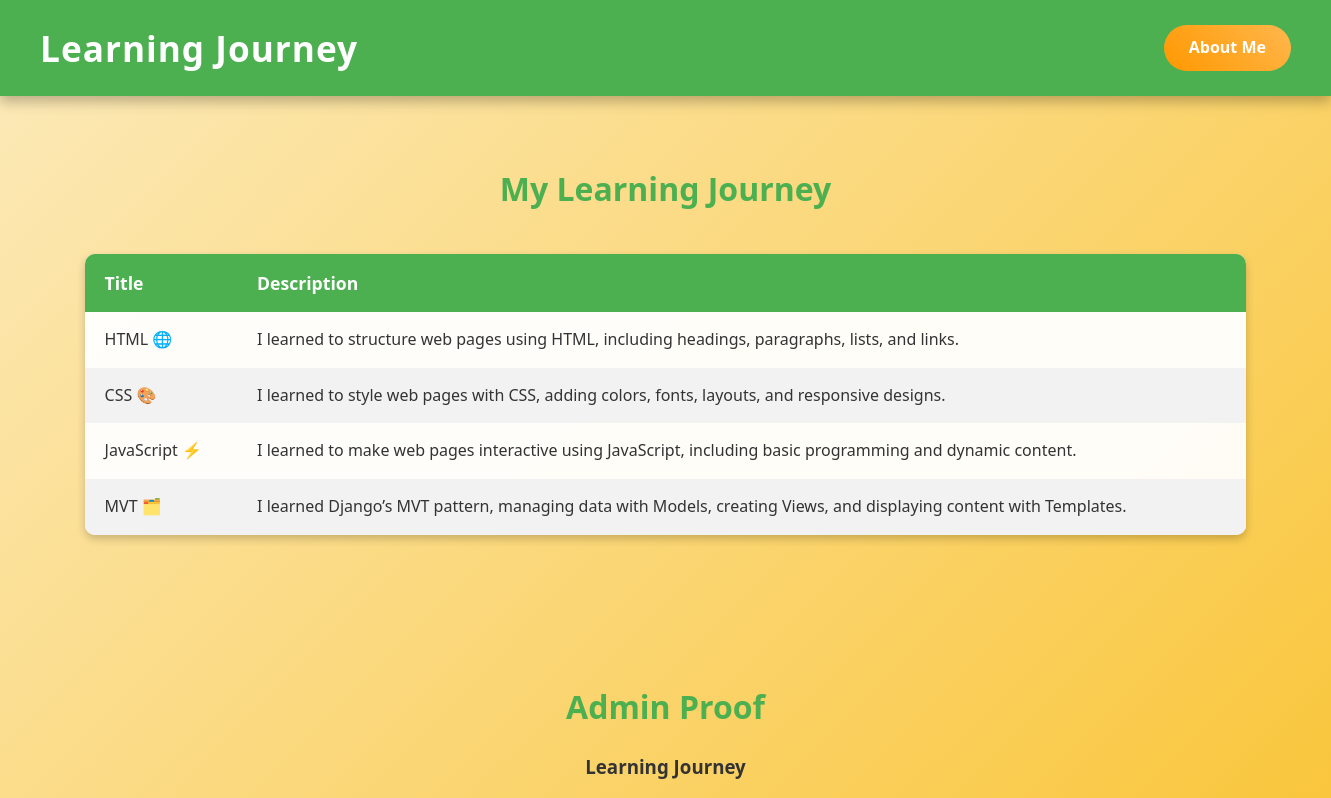
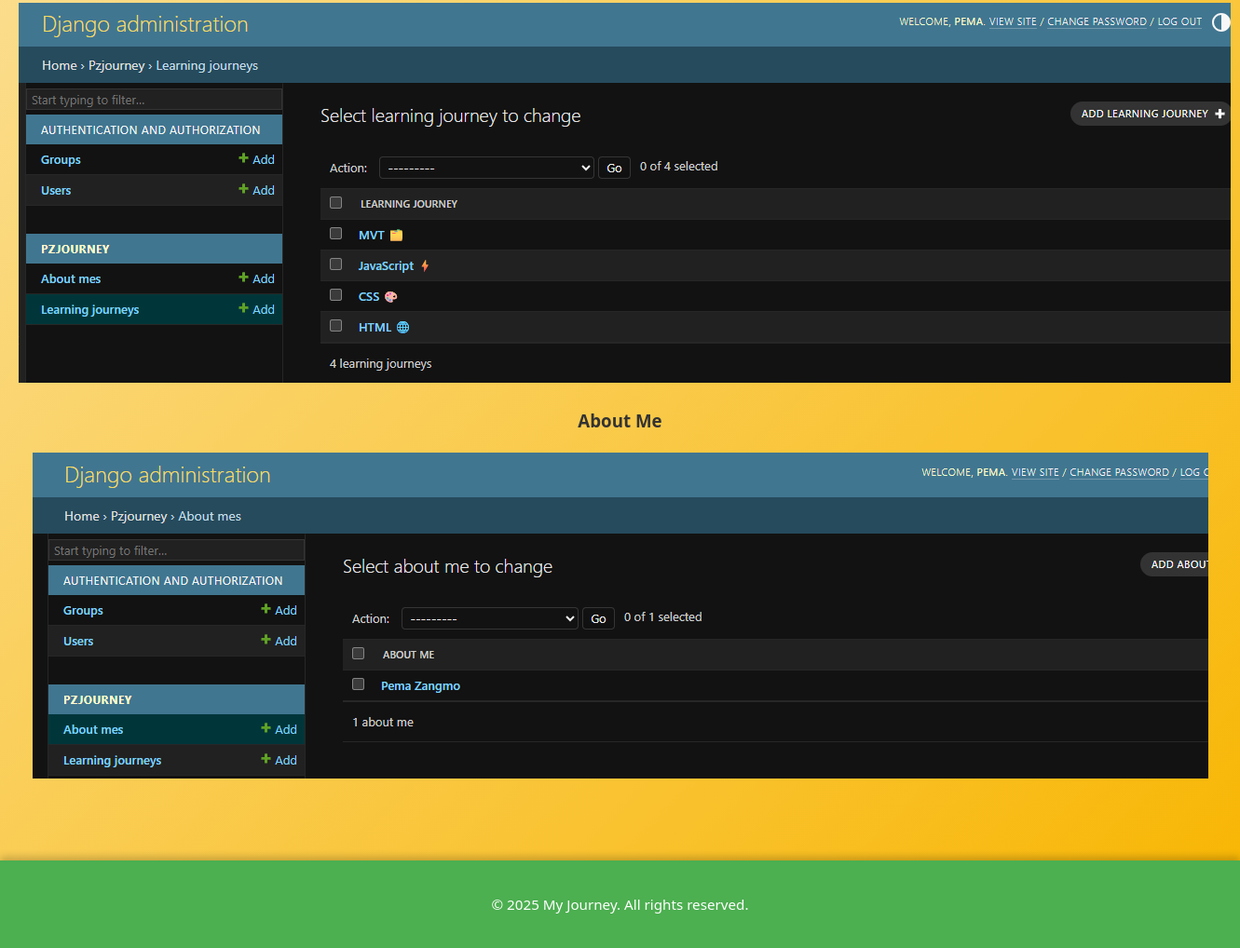
The page / on the database its author committed (2 pictures, top to bottom).
### pzJourney/models.py (models this page shows, shortened)
class LearningJourney(models.Model):
    title = models.CharField(max_length=200)   # Title of a learning step
    description = models.TextField()           # Description of what you learned
    date = models.DateField(auto_now_add=True) # Optional: date when you learned

### pzJourney/views.py (the view)
# urls.py: path('', views.index, name='index'),  # Root URL (homepage) displays the Learning Journey page
def index(request):
    journey_entries = LearningJourney.objects.all()
    about = AboutMe.objects.first()
    context = {
        'journey_entries': journey_entries,
        'about': about,
    }
    return render(request, 'index.html', context)

### pzJourney/templates/index.html (shortened to what this page needs)
{% load static %}
<!DOCTYPE html>
<html>
<head>
    <link rel="stylesheet" href="{% static 'styles/styles.css' %}">
</head>
<body>
    <header>
        <h1>Learning Journey</h1>
        <a href="{% url 'about_me' %}" class="about-link">About Me</a>
    </header>
    <section>
        <h2>My Learning Journey</h2>
        <table>
            <thead>
                <tr>
                    <th>Title</th>
                    <th>Description</th>
                </tr>
            </thead>
            <tbody>
                {% for entry in journey_entries %}
                <tr>
                    <td>{{ entry.title }}</td>
                    <td>{{ entry.description }}</td>
                </tr>
                {% endfor %}
            </tbody>
        </table>
    </section>
    <section class="admin-proof">
        <h2>Admin Proof</h2>
        <div class="proof-images">
            <div class="proof-item">
                <h3>Learning Journey</h3>
                <img src="{% static 'images/learning_journey_proof.jpg' %}" alt="Learning Journey Proof">
            </div>
            <div class="proof-item">
                <h3>About Me</h3>
                <img src="{% static 'images/about_me_proof.jpg' %}" alt="About Me Proof">
            </div>
        </div>
    </section>
    <footer>
        <p>© 2025 My Journey. All rights reserved.</p>
    </footer>
</body>
</html>

### pzJourney/static/styles/styles.css (style rules this page uses)
body { font-family: 'Segoe UI', Tahoma, Geneva, Verdana, sans-serif; background: linear-gradient(135deg, #fceabb, #f8b500); margin: 0; padding: 0; color: #333; }
header { background-color: #4CAF50; color: white; padding: 20px 40px; display: flex; justify-content: space-between; align-items: center; box-shadow: 0 4px 6px rgba(0,0,0,0.2); }
header h1 { margin: 0; font-size: 2em; }
header a.about-link { color: white; text-decoration: none; font-weight: bold; background-color: #ff9800; padding: 10px 20px; border-radius: 5px; transition: 0.3s; }
section { text-align: center; padding: 40px 20px; }
footer { text-align: center; padding: 20px; background-color: #4CAF50; color: white; margin-top: 40px; box-shadow: 0 -4px 6px rgba(0,0,0,0.2); }
table { width: 90%; margin: 40px auto; border-collapse: collapse; background-color: rgba(255, 255, 255, 0.95); box-shadow: 0 4px 8px rgba(0,0,0,0.2); border-radius: 10px; overflow: hidden; }
th, td { padding: 15px 20px; text-align: left; }
th { background-color: #4CAF50; color: white; font-size: 1.1em; }
tr:nth-child(even) { background-color: #f2f2f2; }
body { font-family: 'Segoe UI', Tahoma, Geneva, Verdana, sans-serif; background: linear-gradient(135deg, #fceabb, #f8b500); margin: 0; padding: 0; color: #333; line-height: 1.6; }
header { background-color: #4CAF50; color: white; padding: 20px 40px; display: flex; justify-content: space-between; align-items: center; box-shadow: 0 6px 12px rgba(0,0,0,0.25); }
header h1 { margin: 0; font-size: 2.2em; letter-spacing: 1px; }
header a.about-link { color: white; text-decoration: none; font-weight: bold; background: linear-gradient(45deg, #ff9800, #ffb74d); padding: 10px 25px; border-radius: 25px; transition: all 0.3s ease; }
section h2 { font-size: 2em; margin-bottom: 20px; color: #4CAF50; }
footer { text-align: center; padding: 20px; background-color: #4CAF50; color: white; margin-top: 40px; box-shadow: 0 -4px 8px rgba(0,0,0,0.2); font-size: 0.95em; }

### rows shown on the page
LearningJourney: title "HTML 🌐", description "I learned to structure web pages using HTML, including headings, paragraphs, lists, and links."
LearningJourney: title "CSS 🎨", description "I learned to style web pages with CSS, adding colors, fonts, layouts, and responsive designs."
LearningJourney: title "JavaScript ⚡", description "I learned to make web pages interactive using JavaScript, including basic programming and dynamic content."
LearningJourney: title "MVT 🗂️", description "I learned Django’s MVT pattern, managing data with Models, creating Views, and displaying content with Templates."
